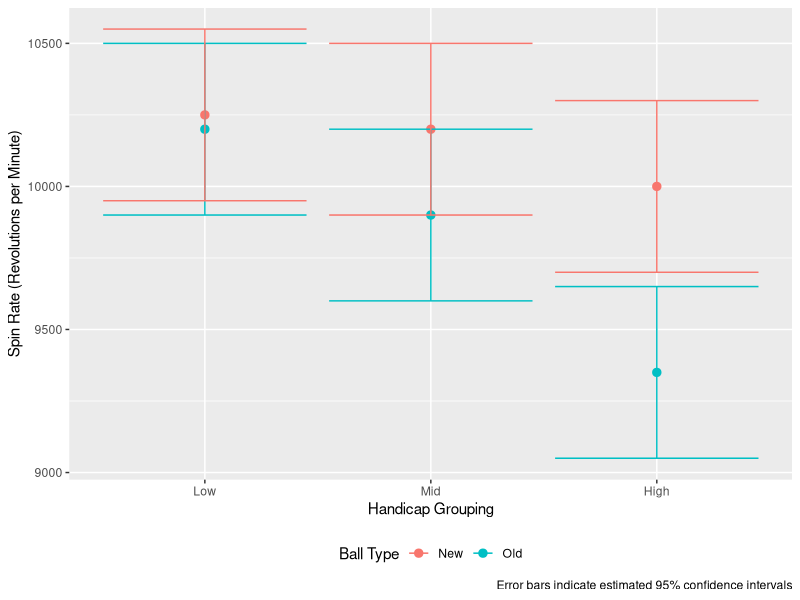

This chart was generated by the following R code:
#------------------------------------------
# This script sets out to produce a graphic
# of the hypothesised relationship discussed
# in the assignment
#------------------------------------------

#--------------------------------------
# Author: Trent Henderson, 14 June 2021
#--------------------------------------

library(dplyr)
library(ggplot2)
library(Cairo)

# Simulate data

stderror <- 150

tmp <- data.frame(ball = c("Old", "New", "Old", "New", "Old", "New"),
                  handicap = c("Low", "Low", "Mid", "Mid", "High", "High"),
                  spinrate = c(10200,10250,9900,10200,9350,10000)) %>%
  mutate(handicap = factor(handicap, levels = c("Low", "Mid", "High"))) %>%
  mutate(lower = spinrate-(2*stderror),
         upper = spinrate+(2*stderror))

# Draw graphic

CairoPNG("olet5402/images/expectations.png", 400, 300)
p <- tmp %>%
  ggplot(aes(x = handicap, y = spinrate, colour = ball)) +
  geom_point(size = 2.5) +
  geom_errorbar(aes(ymin = lower, ymax = upper)) +
  labs(x = "Handicap Grouping",
       y = "Spin Rate (Revolutions per Minute)",
       colour = "Ball Type",
       caption = "Error bars indicate estimated 95% confidence intervals") +
  theme(legend.position = "bottom",
        legend.key = element_rect(fill = NA))
print(p)
dev.off()
